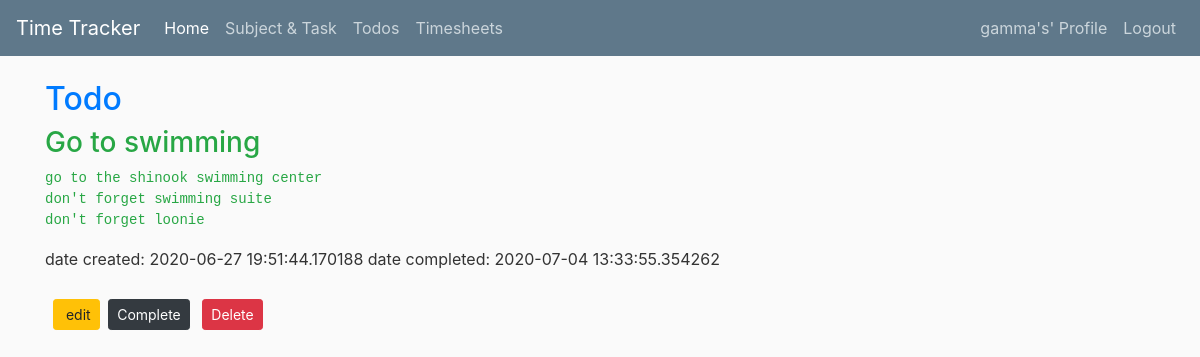
The app's page /todos/2 (signed in) with its own data.
### timetracker/models.py (models this page shows, shortened)
class User(db.Model, UserMixin):
	id = db.Column(db.Integer, primary_key=True)
	username = db.Column(db.String(20), unique=True, nullable=False)
	email = db.Column(db.String(120), unique=True, nullable=False)
	password = db.Column(db.String(64), nullable=False)

class Todo(db.Model):
	id = db.Column(db.Integer, primary_key=True)
	title = db.Column(db.String(256), nullable=False)
	description = db.Column(db.Text, nullable=False)
	date_created = db.Column(db.DateTime, nullable=False, default=datetime.utcnow)
	date_completed = db.Column(db.DateTime, nullable=True)
	user_id = db.Column(db.Integer, db.ForeignKey('user.id'), nullable=False)
	user = db.relationship('User', backref=db.backref('todos', lazy=True))

### timetracker/todos/routes.py (the view)
@todos.route('/todos/<int:todo_id>')
@login_required
def todo(todo_id):
	todo = Todo.query.get_or_404(todo_id)
	return render_template('todo.html', title='Todo', todo=todo)

### timetracker/models.py (called while the page is built)
@login_manager.user_loader
def load_user(user_id):
	return User.query.get(int(user_id))

### timetracker/templates/todo.html (shortened to what this page needs)
{% extends "layout.html" %}
{% block content %}
    <div>
		 <h2 class="text-primary">Todo</h2>
		 <div>
			{% if todo.date_completed %}
			<h3 class="text-success">{{ todo.title }}</h3>
			<pre class="text-success">{{ todo.description }}</pre>
			{% else %}
				<h3 class="text-danger">{{ todo.title }}</h3>
				<pre class="text-danger">{{ todo.description }}</pre>
			{% endif %}
			date created: {{ todo.date_created }}
			{% if todo.date_completed %}
			date completed: {{ todo.date_completed }}
			{% endif %}
			<br><br>
			<a href="{{ url_for('todos.update_todo', todo_id=todo.id) }}" class="btn btn-warning btn-sm ml-2 mt-1 mb-1">
				 edit
			</a>
			<button type="button" class="btn btn-dark btn-sm m-1" data-toggle="modal" data-target="#completeModal">Complete</button>
			<button type="button" class="btn btn-danger btn-sm m-1" data-toggle="modal" data-target="#deleteModal">Delete</button>
		 </div>
	 </div>
{% endblock content %}

### timetracker/templates/layout.html (shortened to what this page needs)
<!DOCTYPE html>
<html>
    <head>
		  <link rel="stylesheet" href="https://stackpath.bootstrapcdn.com/bootstrap/4.5.0/css/bootstrap.min.css">
        <link rel="stylesheet" href="https://use.fontawesome.com/releases/v5.4.1/css/all.css">
        <link rel="stylesheet" type="text/css" href="{{ url_for('static', filename='site.css') }}">
    </head>
    <body>
        <header class="site-header">
            <nav class="navbar navbar-expand-lg navbar-dark bg-steel fixed-top">
                <a class="navbar-brand" href="/">Time Tracker</a>
                <div class="collapse navbar-collapse" id="navbarSupportedContent">
                    <ul class="navbar-nav mr-auto">
                        <li class="nav-item active">
                            <a class="nav-link" href="/home">Home</a>
                        </li>
                        {% if current_user.is_authenticated %}
                        <li class="nav-item">
                            <a class="nav-link" href="/subjects_tasks">Subject & Task</a>
                        </li>
                        <li class="nav-item">
                          <a class="nav-link" href="/todos">Todos</a>
                        </li>
                        <li class="nav-item">
                            <a class="nav-link" href="/timesheets">Timesheets</a>
                        </li>
                      {% endif %}
                    </ul>
                </div>
                <div class="navbar-nav">
						 {% if current_user.is_authenticated %}
							<a class="nav-item nav-link" href="/profile"> {{ current_user.username }}'s' Profile</a>
							<a class="nav-item nav-link" href="/logout">Logout</a>
						 {% else %}
							<a class="nav-item nav-link" href="/login">Login</a>
							<a class="nav-item nav-link" href="/register">Register</a>
						 {% endif %}
                </div>
            </nav>
        </header>
				<main role="main" class="container">
					<div class="row">
						<div class="col">
							{% block content %}
							{% endblock content %}
						</div>
					</div>
				</main>
    </body>
</html>

### timetracker/static/site.css (style rules this page uses)
body { background: #fafafa; color: #333333; margin-top: 5rem; }
h1, h2, h3, h4, h5, h5, h6 { color: #444444; }
.bg-steel { background-color: #5f788a; }
.site-header .navbar-nav .nav-link { color: #cbd5db }

### records on screen
User: username "gamma"
Todo: title "Go to swimming", description "go to the shinook swimming center don't forget swimming suite don't forget loonie", date_created "2020-06-27 19:51:44.170188", date_completed "2020-07-04 13:33:55.354262"
